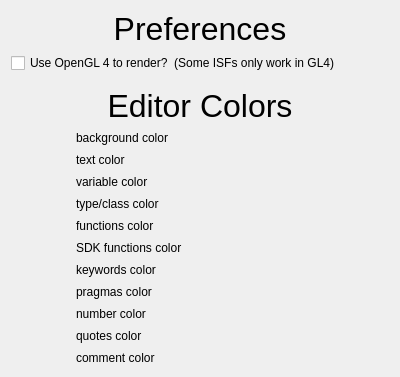
<?xml version="1.0" encoding="UTF-8"?>
<ui version="4.0">
 <class>Preferences</class>
 <widget class="QWidget" name="Preferences">
  <property name="geometry">
   <rect>
    <x>0</x>
    <y>0</y>
    <width>400</width>
    <height>377</height>
   </rect>
  </property>
  <property name="windowTitle">
   <string>Preferences</string>
  </property>
  <layout class="QVBoxLayout" name="verticalLayout">
   <item>
    <widget class="QLabel" name="label">
     <property name="sizePolicy">
      <sizepolicy hsizetype="Preferred" vsizetype="Fixed">
       <horstretch>0</horstretch>
       <verstretch>0</verstretch>
      </sizepolicy>
     </property>
     <property name="font">
      <font>
       <pointsize>24</pointsize>
      </font>
     </property>
     <property name="text">
      <string>Preferences</string>
     </property>
     <property name="alignment">
      <set>Qt::AlignBottom|Qt::AlignHCenter</set>
     </property>
    </widget>
   </item>
   <item>
    <widget class="QCheckBox" name="gl4CheckBox">
     <property name="text">
      <string>Use OpenGL 4 to render?  (Some ISFs only work in GL4)</string>
     </property>
    </widget>
   </item>
   <item>
    <widget class="QLabel" name="label_2">
     <property name="font">
      <font>
       <pointsize>24</pointsize>
      </font>
     </property>
     <property name="text">
      <string>Editor Colors</string>
     </property>
     <property name="alignment">
      <set>Qt::AlignBottom|Qt::AlignHCenter</set>
     </property>
    </widget>
   </item>
   <item>
    <layout class="QFormLayout" name="formLayout">
     <item row="0" column="0">
      <widget class="QLabelClickable" name="color_txt_bg">
       <property name="minimumSize">
        <size>
         <width>59</width>
         <height>16</height>
        </size>
       </property>
       <property name="text">
        <string/>
       </property>
      </widget>
     </item>
     <item row="0" column="1">
      <widget class="QLabel" name="label_4">
       <property name="text">
        <string>background color</string>
       </property>
      </widget>
     </item>
     <item row="1" column="1">
      <widget class="QLabel" name="label_6">
       <property name="text">
        <string>text color</string>
       </property>
      </widget>
     </item>
     <item row="2" column="1">
      <widget class="QLabel" name="label_8">
       <property name="text">
        <string>variable color</string>
       </property>
      </widget>
     </item>
     <item row="3" column="1">
      <widget class="QLabel" name="label_15">
       <property name="text">
        <string>type/class color</string>
       </property>
      </widget>
     </item>
     <item row="4" column="1">
      <widget class="QLabel" name="label_16">
       <property name="text">
        <string>functions color</string>
       </property>
      </widget>
     </item>
     <item row="5" column="1">
      <widget class="QLabel" name="label_17">
       <property name="text">
        <string>SDK functions color</string>
       </property>
      </widget>
     </item>
     <item row="6" column="1">
      <widget class="QLabel" name="label_18">
       <property name="text">
        <string>keywords color</string>
       </property>
      </widget>
     </item>
     <item row="7" column="1">
      <widget class="QLabel" name="label_19">
       <property name="text">
        <string>pragmas color</string>
       </property>
      </widget>
     </item>
     <item row="8" column="1">
      <widget class="QLabel" name="label_20">
       <property name="text">
        <string>number color</string>
       </property>
      </widget>
     </item>
     <item row="9" column="1">
      <widget class="QLabel" name="label_23">
       <property name="text">
        <string>quotes color</string>
       </property>
      </widget>
     </item>
     <item row="10" column="1">
      <widget class="QLabel" name="label_24">
       <property name="text">
        <string>comment color</string>
       </property>
      </widget>
     </item>
     <item row="2" column="0">
      <widget class="QLabelClickable" name="color_txt_var">
       <property name="minimumSize">
        <size>
         <width>59</width>
         <height>16</height>
        </size>
       </property>
       <property name="text">
        <string/>
       </property>
      </widget>
     </item>
     <item row="4" column="0">
      <widget class="QLabelClickable" name="color_txt_funcs">
       <property name="minimumSize">
        <size>
         <width>59</width>
         <height>16</height>
        </size>
       </property>
       <property name="text">
        <string/>
       </property>
      </widget>
     </item>
     <item row="8" column="0">
      <widget class="QLabelClickable" name="color_txt_numbers">
       <property name="minimumSize">
        <size>
         <width>59</width>
         <height>16</height>
        </size>
       </property>
       <property name="text">
        <string/>
       </property>
      </widget>
     </item>
     <item row="5" column="0">
      <widget class="QLabelClickable" name="color_txt_sdkFuncs">
       <property name="minimumSize">
        <size>
         <width>59</width>
         <height>16</height>
        </size>
       </property>
       <property name="text">
        <string/>
       </property>
      </widget>
     </item>
     <item row="3" column="0">
      <widget class="QLabelClickable" name="color_txt_typeClass">
       <property name="minimumSize">
        <size>
         <width>59</width>
         <height>16</height>
        </size>
       </property>
       <property name="text">
        <string/>
       </property>
      </widget>
     </item>
     <item row="10" column="0">
      <widget class="QLabelClickable" name="color_txt_comment">
       <property name="minimumSize">
        <size>
         <width>59</width>
         <height>16</height>
        </size>
       </property>
       <property name="text">
        <string/>
       </property>
      </widget>
     </item>
     <item row="6" column="0">
      <widget class="QLabelClickable" name="color_txt_keywords">
       <property name="minimumSize">
        <size>
         <width>59</width>
         <height>16</height>
        </size>
       </property>
       <property name="text">
        <string/>
       </property>
      </widget>
     </item>
     <item row="7" column="0">
      <widget class="QLabelClickable" name="color_txt_pragmas">
       <property name="minimumSize">
        <size>
         <width>59</width>
         <height>16</height>
        </size>
       </property>
       <property name="text">
        <string/>
       </property>
      </widget>
     </item>
     <item row="9" column="0">
      <widget class="QLabelClickable" name="color_txt_quotes">
       <property name="minimumSize">
        <size>
         <width>59</width>
         <height>16</height>
        </size>
       </property>
       <property name="text">
        <string/>
       </property>
      </widget>
     </item>
     <item row="1" column="0">
      <widget class="QLabelClickable" name="color_txt_txt">
       <property name="minimumSize">
        <size>
         <width>59</width>
         <height>16</height>
        </size>
       </property>
       <property name="text">
        <string/>
       </property>
      </widget>
     </item>
    </layout>
   </item>
  </layout>
 </widget>
 <customwidgets>
  <customwidget>
   <class>QLabelClickable</class>
   <extends>QLabel</extends>
   <header>QLabelClickable.h</header>
  </customwidget>
 </customwidgets>
 <resources/>
 <connections/>
</ui>
